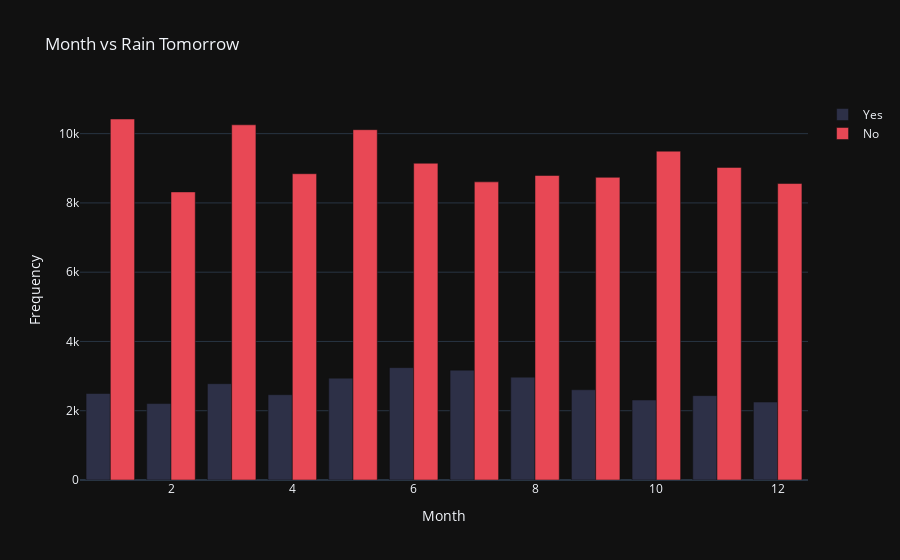

Notebook code cell kept with this figure:
### Code cell
month = df_clean['Month']
year_rain_ds['month'] = month
month_rain_ds = year_rain_ds.drop('year', axis=1)
month_yes = month_rain_ds[month_rain_ds['rain_tommorow'] == 'Yes']
month_no = month_rain_ds[month_rain_ds['rain_tommorow'] == 'No']

fig = go.Figure()
fig.add_trace(go.Bar(x=month_yes['month'].value_counts().keys(), 
                     y=month_yes['month'].value_counts(), 
                     name='Yes', marker=dict(color='#2D3047')))
fig.add_trace(go.Bar(x=month_no['month'].value_counts().keys(), 
                     y=month_no['month'].value_counts(), 
                     name='No', marker=dict(color='#E84855')))
fig.update_layout(title="Month vs Rain Tomorrow", template = "plotly_dark", xaxis=dict(
    title="Month"
), yaxis=dict(
    title='Frequency'
))

### Figure 1 — Plotly figure (JSON) as saved in the notebook; plotly's stock layout.template omitted (floating-point values rounded to 4 significant figures)
{"data": [{"marker": {"color": "#2D3047"}, "name": "Yes", "type": "bar", "x": [6, 7, 8, 5, 3, 9, 1, 4, 11, 10, 12, 2], "y": [3244, 3171, 2970, 2941, 2781, 2606, 2498, 2463, 2436, 2310, 2250, 2207]}, {"marker": {"color": "#E84855"}, "name": "No", "type": "bar", "x": [1, 3, 5, 10, 6, 11, 4, 8, 9, 7, 12, 2], "y": [10423, 10255, 10114, 9494, 9145, 9025, 8843, 8792, 8739, 8608, 8560, 8318]}], "layout": {"title": {"text": "Month vs Rain Tomorrow"}, "xaxis": {"title": {"text": "Month"}}, "yaxis": {"title": {"text": "Frequency"}}}}
